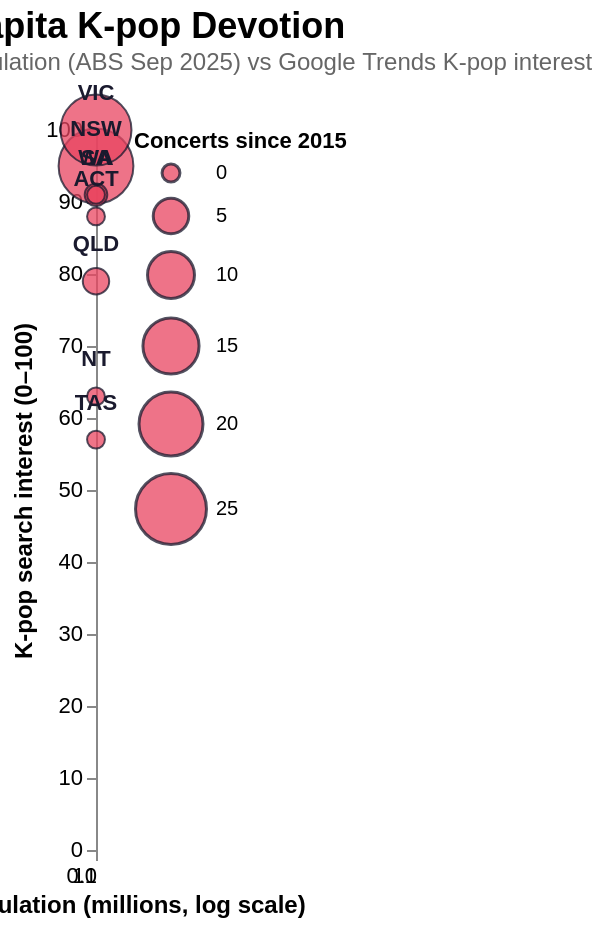

Write the Vega-Lite specification saved for this chart.
### Vega-Lite specification from a JSON file in a GitHub repository (floating-point values rounded to 4 significant figures)
{"title": {"text": "Per-Capita K-pop Devotion", "subtitle": "State population (ABS Sep 2025) vs Google Trends K-pop interest (May 2025–May 2026); bubble size = K-pop concerts since 2015.", "anchor": "start", "fontSize": 18, "subtitleFontSize": 12, "subtitleColor": "#666"}, "width": "container", "height": 360, "autosize": {"type": "fit-x", "contains": "padding"}, "config": {"view": {"stroke": null}, "axis": {"labelFontSize": 11, "titleFontSize": 12}}, "data": {"values": [{"state": "NSW", "pop_millions": 8.62, "interest": 95, "concerts": 28}, {"state": "VIC", "pop_millions": 7.1, "interest": 100, "concerts": 25}, {"state": "QLD", "pop_millions": 5.69, "interest": 79, "concerts": 2}, {"state": "WA", "pop_millions": 3.06, "interest": 91, "concerts": 1}, {"state": "SA", "pop_millions": 1.91, "interest": 91, "concerts": 0}, {"state": "TAS", "pop_millions": 0.58, "interest": 57, "concerts": 0}, {"state": "ACT", "pop_millions": 0.49, "interest": 88, "concerts": 0}, {"state": "NT", "pop_millions": 0.27, "interest": 63, "concerts": 0}]}, "layer": [{"mark": {"type": "circle", "opacity": 0.75, "stroke": "#1a1a2e", "strokeWidth": 1}, "encoding": {"x": {"field": "pop_millions", "type": "quantitative", "title": "State population (millions, log scale)", "scale": {"type": "log"}}, "y": {"field": "interest", "type": "quantitative", "title": "K-pop search interest (0–100)"}, "size": {"field": "concerts", "type": "quantitative", "title": "Concerts since 2015", "scale": {"range": [80, 1400]}}, "color": {"value": "#e94560"}, "tooltip": [{"field": "state", "title": "State"}, {"field": "pop_millions", "title": "Population (M)"}, {"field": "interest", "title": "K-pop interest"}, {"field": "concerts", "title": "Concerts"}]}}, {"mark": {"type": "text", "dy": -18, "fontWeight": "bold", "color": "#1a1a2e"}, "encoding": {"x": {"field": "pop_millions", "type": "quantitative", "scale": {"type": "log"}}, "y": {"field": "interest", "type": "quantitative"}, "text": {"field": "state"}}}], "$schema": "https://vega.github.io/schema/vega-lite/v5.json"}
